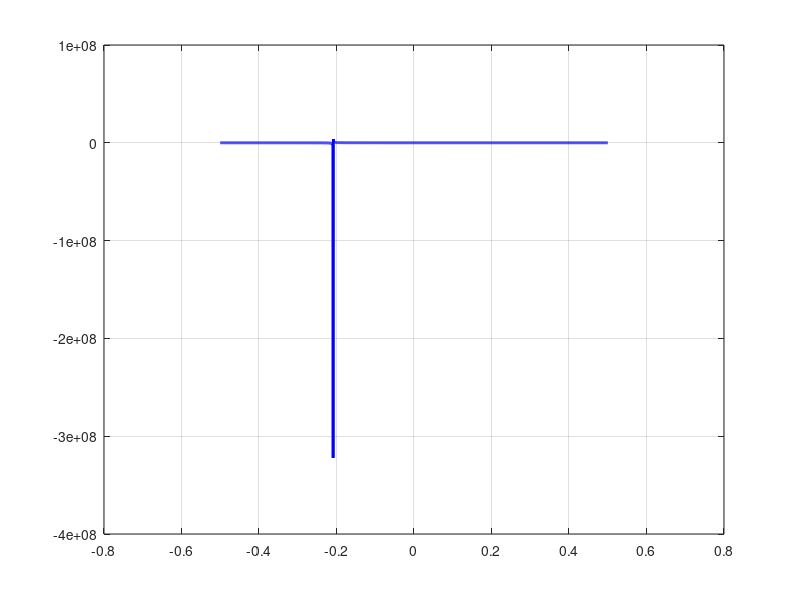

This chart was generated by the following MATLAB code: (Note: this script raises an error after producing the figure.)
%%%%%%%%%%%%%%%%%%%%%%%%%%%%%%%%%%%%%%%%%%%%%%%%%%%%%%%%%%%%%%%%%%%%%%%%%%%
%%%%%%%%%%%%%%%%%%%%%%%%%%%%%%%%%%%%%%%%%%%%%%%%%%%%%%%%%%%%%%%%%%%%%%%%%%%
%%%%%%%%%                                                         %%%%%%%%%
%%%%%%%%%            STRUCTURAL DYNAMICS AND AEROELASTICITY       %%%%%%%%%
%%%%%%%%%                       A.A. 2025-2026                    %%%%%%%%%
%%%%%%%%%                                                         %%%%%%%%%
%%%%%%%%%                                                         %%%%%%%%%
%%%%%%%%%                        ASSIGNMENT 1                     %%%%%%%%%
%%%%%%%%%                                                         %%%%%%%%%
%%%%%%%%%%%%%%%%%%%%%%%%%%%%%%%%%%%%%%%%%%%%%%%%%%%%%%%%%%%%%%%%%%%%%%%%%%%
%%%%%%%%%%%%%%%%%%%%%%%%%%%%%%%%%%%%%%%%%%%%%%%%%%%%%%%%%%%%%%%%%%%%%%%%%%%
                            
clear
clc
close all


% CODE
%% ============================================================
%                    PARAMETERS DEFINITION
%% ============================================================
% All physical and geometrical parameters are grouped here
% to keep the code clean and easily modifiable.

wing.EJ = 1e7;          % Bending stiffness of the wing [Nm^2]
wing.GJ = 1e6;          % Torsional stiffness of the wing [Nm^2]
strut.EA = 1e8;          % Axial stiffness of the strut [N]

wing.CL_a = 2*pi;       % Lift curve slope [1/rad]
wing.CL_beta = pi;      % Lift variation due to control deflection
wing.CM_beta = -0.1;    % Moment coefficient due to control deflection

wing.b = 14;            % Wing span [m]
wing.c = 1;             % Chord length [m]
wing.e = wing.c/4;     % Distance between Aerodynamic Center and Elastic Axis [m]

strut.gamma_deg = 15;      % Reference strut angle [deg]
strut.gamma = deg2rad(15); % Reference strut angle [rad]
wing.ba = 2.5;           % Aileron span [m]
wing.beta0= deg2rad(10);     % Input for Point c


%% ============================================================
%                      POINT 1.a
%             AEROELASTIC DIVERGENCE ANALYSIS
%% ============================================================
% Compute the divergence dynamic pressure q_D as a function
% of the chordwise position of the strut attachment (x_B).

% ------------------------------------------------------------
% Equivalent stiffness of the strut in vertical direction
% ------------------------------------------------------------
% The strut provides an additional elastic contribution.
% Only the vertical component contributes to bending-torsion coupling.

strut.k_eqz = (strut.EA * cos(strut.gamma) / (wing.b/2)) * (sin(strut.gamma)^2);

% ------------------------------------------------------------
% Sweep of strut position along the chord
% ------------------------------------------------------------
% xB = -0.5 → Leading Edge
% xB =  0   → Elastic Axis
% xB =  0.5 → Trailing Edge

A.xB = linspace(-wing.c/2, wing.c/2, 1800);

% ------------------------------------------------------------
% Structural stiffness terms (independent of q)
% ------------------------------------------------------------
A.K11 = 4*wing.EJ/wing.b^3 + strut.k_eqz/16;   % bending stiffness term
A.K22_base = wing.GJ/wing.b;             % torsional stiffness (base)
A.K12_coeff = -strut.k_eqz/8;                    % coupling coefficient

% ------------------------------------------------------------
% Aerodynamic influence coefficients
% ------------------------------------------------------------
% These terms come from the aerodynamic matrix
% and represent how lift and moment depend on deformation.

A.A22 = wing.e * wing.b * wing.c * wing.CL_a / 3;
A.A12 = wing.b * wing.c * wing.CL_a / 4;

% ------------------------------------------------------------
% Divergence condition
% ------------------------------------------------------------
% Divergence occurs when det(K - q*A) = 0
% Here we compute q explicitly as a ratio:
%   q_D = (structural terms) / (aerodynamic terms)

A.Num = A.K11*(A.K22_base + strut.k_eqz*A.xB.^2/4) - (A.K12_coeff*A.xB).^2;
A.D   = A.K11*(A.A22) - (A.K12_coeff*A.xB).*(A.A12);

A.q_div = A.Num ./ A.D;

% ------------------------------------------------------------
% Plot results
% ------------------------------------------------------------
figure('Color','w','Name','Divergence Pressure');
plot(A.xB, A.q_div, 'b','LineWidth',2);
grid on; hold on;

yline(0,'k','HandleVisibility','off');
xline(0,'--r','Elastic Axis');

xlabel('x_B [-]');
ylabel('q_D [Pa]');
title('Divergence Pressure vs Strut Position');

text(-0.48, 4e5, 'Leading Edge','FontWeight','bold');
text(0.3, 4e5, 'Trailing Edge','FontWeight','bold');

% ------------------------------------------------------------
% Critical position
% ------------------------------------------------------------
% This corresponds to a singularity (denominator = 0),
% i.e. where divergence pressure tends to infinity.

A.x_critic = (A.K11 * A.A22) / (A.K12_coeff * A.A12);
A.x_critic

%% ============================================================
%                      POINT 1.b
%        CONTROL EFFECTIVENESS (FIXED POINT A)
%% ============================================================
% Study how control effectiveness E_C varies with dynamic pressure
% and with the strut angle gamma.

% ------------------------------------------------------------
% Fixed point A condition
% ------------------------------------------------------------
% The geometry is constrained so that point A is fixed.
% This introduces a relation between zA and gamma.

B.gamma_ref = strut.gamma;
B.yB_ref = wing.b/2;
wing.zA = B.yB_ref * tan(B.gamma_ref);

% ------------------------------------------------------------
% Choose a specific chordwise position for the strut
% ------------------------------------------------------------
wing.xB = -0.1; 

% ------------------------------------------------------------
% Define parameter ranges
% ------------------------------------------------------------
B.gamma_deg = [10, 15, 20];       % different strut inclinations
B.gamma_deg = linspace(10,20,5); 
B.qd_vec = linspace(0, 3e5, 1000); % dynamic pressure range

figure('Color','w'); hold on; grid on;
colors = {'r','b','g', 'c', 'm'};
% ------------------------------------------------------------
% Print Header for Control Reversal Pressures
% ------------------------------------------------------------
fprintf('\n============================================================\n');
fprintf('   Dynamic Pressures for Control Reversal (E_C = 0)\n');
fprintf('============================================================\n');

for j = 1:length(B.gamma_deg)

    B.g = deg2rad(B.gamma_deg(j));

    % --------------------------------------------------------
    % Geometry update due to gamma variation
    % --------------------------------------------------------
    % Since A is fixed, changing gamma changes yB

    B.yB = wing.zA / tan(B.g);
    B.etaB = B.yB / wing.b;   % nondimensional position

    % --------------------------------------------------------
    % Equivalent stiffness (nonlinear with gamma)
    % --------------------------------------------------------
    B.keq_z = (strut.EA * sin(B.g)^3) / wing.zA;

    % --------------------------------------------------------
    % Structural stiffness matrix K
    % --------------------------------------------------------
    % Includes coupling between bending and torsion

    B.K11 = 4*wing.EJ/wing.b^3 + B.keq_z * B.etaB^4;
    B.K22 = wing.GJ/wing.b + B.keq_z * wing.xB^2 * B.etaB^2;
    B.K12 = -B.keq_z * wing.xB * B.etaB^3;

    B.K = [B.K11, B.K12;
         B.K12, B.K22];

    % --------------------------------------------------------
    % Aerodynamic matrix
    % --------------------------------------------------------
    B.A = [0, wing.b*wing.c*wing.CL_a/4;
         0, wing.e*wing.b*wing.c*wing.CL_a/3];

    % --------------------------------------------------------
    % Aileron forcing vector
    % --------------------------------------------------------
    % Represents aerodynamic loads due to control deflection

    B.F1b = (wing.c * wing.CL_beta / (3*wing.b^2)) * ...
          (wing.b^3 - (wing.b-wing.ba)^3);

    B.F2b = (wing.c^2 * wing.CM_beta / (2*wing.b) + ...
           wing.e*wing.c*wing.CL_beta / (2*wing.b)) * ...
          (wing.b^2 - (wing.b-wing.ba)^2);

    B.F_beta = [B.F1b; B.F2b];

    % --------------------------------------------------------
    % Solve system for each dynamic pressure
    % --------------------------------------------------------
    % Equation:
    %   (K - q*A) * q_vec = q * F_beta

    B.Ec = zeros(size(B.qd_vec));

    for i = 1:length(B.qd_vec)

        B.q = B.qd_vec(i);

        % Check stability using eigenvalues of the aeroelastic system
        B.eig_vals = eig(B.K - B.q*B.A);

        B.sol = (B.K - B.q*B.A) \ (B.q * B.F_beta);
            B.theta = B.sol(2); % torsional response

            
            % Control Effectiveness expression
            B.Ec(i) = 1 + (wing.b * wing.CL_a * B.theta) / ...
            (2 * wing.CL_beta * wing.ba);         
    end
    % --------------------------------------------------------
    % Find the control reversal point (E_C = 0)
    % --------------------------------------------------------
    % Find the index where E_C crosses from positive to negative
    B.idx_zero = find(B.Ec(1:end-1) > 0 & B.Ec(2:end) <= 0, 1);
    
    if ~isempty(B.idx_zero)
        % Linear interpolation to find the exact q value between the two points
        B.q1 = B.qd_vec(B.idx_zero);
        B.q2 = B.qd_vec(B.idx_zero + 1);
        B.Ec1 = B.Ec(B.idx_zero);
        B.Ec2 = B.Ec(B.idx_zero + 1);
        
        B.q_R_exact = B.q1 - B.Ec1 * (B.q2 - B.q1) / (B.Ec2 - B.Ec1);
        fprintf('Strut Angle \\gamma = %4.1f [deg]  -->  q_R = %8.2f [Pa]\n', B.gamma_deg(j), B.q_R_exact);
    else
        fprintf('Strut Angle \\gamma = %4.1f [deg]  -->  q_R = Out of bounds\n', B.gamma_deg(j));
    end
    % Plot curve
    plot(B.qd_vec, B.Ec, 'Color', colors{j}, 'LineWidth',2, ...
        'DisplayName',['\gamma = ', num2str(B.gamma_deg(j)), '°']);
end

% ------------------------------------------------------------
% Final plot formatting
% ------------------------------------------------------------
yline(0,'k','HandleVisibility','off');
yline(1,'k--','Rigid Wing','HandleVisibility','off');

xlabel('Dynamic Pressure q [Pa]');
ylabel('Control Effectiveness E_C');
title(['Control Effectiveness (x_B = ', num2str(wing.xB), ')']);

legend('Location','best');


%% ============================================================
%                      POINT 1.c
%             DEFORMED SHAPE COMPARISON
%% ============================================================
% 1. Reference: No Strut Divergence
wing.qD_no_strut = (3 * wing.GJ) / (wing.e * wing.b^2 * wing.c * wing.CL_a); %formula ricavata a mano 
C.q_test = 0.4 * wing.qD_no_strut; 

C.F_beta=B.F_beta;
C.A = B.A;

% 2. System WITHOUT Strut
C.K_noStrut = [4*wing.EJ/wing.b^3, 0; 0, wing.GJ/wing.b];
C.sol_noStrut = (C.K_noStrut - C.q_test*C.A) \ (C.q_test * C.F_beta); % A rimane invariata

% 3. System WITH Strut (using gamma = 15 deg)
C.g15 = deg2rad(15); % per cambiare gamma cambia qua! 
C.yB15 = wing.zA / tan(C.g15); 
C.etaB15 = C.yB15 / wing.b;
C.keq15 = (strut.EA * sin(C.g15)^3) / wing.zA;
C.K_strut = [4*wing.EJ/wing.b^3 + C.keq15*C.etaB15^4, -C.keq15*wing.xB*C.etaB15^3;
           -C.keq15*wing.xB*C.etaB15^3, wing.GJ/wing.b + C.keq15*wing.xB^2*C.etaB15^2];
C.sol_strut = (C.K_strut - C.q_test*C.A) \ (C.q_test * C.F_beta);

% 4. Plotting Deformed Shapes
C.y_span = linspace(0, wing.b, 100);
C.w_noStrut = (C.y_span/wing.b).^2 * C.sol_noStrut(1) * wing.beta0;
C.t_noStrut = (C.y_span/wing.b) * C.sol_noStrut(2) * wing.beta0;
C.w_strut = (C.y_span/wing.b).^2 * C.sol_strut(1) * wing.beta0;
C.t_strut = (C.y_span/wing.b) * C.sol_strut(2) * wing.beta0;

figure('Color','w','Name','Deformed Shape Comparison');
subplot(2,1,1);
plot(C.y_span, C.w_noStrut, 'r--', 'LineWidth', 2); hold on;
plot(C.y_span, C.w_strut, 'b', 'LineWidth', 2);
ylabel('Bending w(y) [m]'); grid on; legend('No Strut','With Strut');
title(['Wing Deformation at q = ', num2str(round(C.q_test)), ' Pa']);

subplot(2,1,2);
plot(C.y_span, rad2deg(C.t_noStrut), 'r--', 'LineWidth', 2); hold on;
plot(C.y_span, rad2deg(C.t_strut), 'b', 'LineWidth', 2);
ylabel('Twist \theta(y) [deg]'); xlabel('y [m]'); grid on;


%% ============================================================
%                      POINT 1.d
%       CONTROL REVERSAL vs STRUT POSITION
%% ============================================================ 
% Find the dynamic pressure q_R at which control effectiveness 
% becomes zero, as a function of the strut position xB.

% 1. Setup Base Matrices (N=1)
D.Kw_clean = [4*wing.EJ/wing.b^3, 0; 0, wing.GJ/wing.b];
D.Ka = [0, wing.b*wing.c*wing.CL_a/4; 
      0, wing.e*wing.b*wing.c*wing.CL_a/3];

% Aileron forcing vector (Normalized per unit beta)
D.F1b_unit = (wing.c * wing.CL_beta / (3*wing.b^2)) * ...
           (wing.b^3 - (wing.b-wing.ba)^3);
D.F2b_unit = (wing.c^2 * wing.CM_beta / (2*wing.b) + ...
           wing.e*wing.c*wing.CL_beta / (2*wing.b)) * ...
           (wing.b^2 - (wing.b-wing.ba)^2);
D.Fa_unit = [D.F1b_unit; D.F2b_unit];

% 2. Reversal Aerodynamic Matrix (Ka_rev)
D.v_Lalpha = [0; wing.c * wing.CL_a * wing.b / 2];
D.L_beta_unit = wing.c * wing.CL_beta * wing.ba;
D.Ka_rev = D.Ka - (D.Fa_unit * D.v_Lalpha') / D.L_beta_unit;

% 3. Geometry (Fixed Point A logic)
D.etaB = wing.b/2 / wing.b; % yB/total span
D.keq_z = (strut.EA * sin(strut.gamma)^3) / wing.zA;

% 4. Analytic Asymptote (N=1 logic)
D.Ks_11 = D.Kw_clean(1,1) + D.keq_z * D.etaB^4;
D.K_slope = -D.keq_z * D.etaB^3; 
D.xB_crit_R = (D.Ks_11 * D.Ka_rev(2,2)) / (D.K_slope * D.Ka_rev(1,2));

% 5. Baseline: Unbraced Wing Reversal
[~, D.D_unbraced] = eig(D.Kw_clean, D.Ka_rev);
D.q_eig_un = diag(D.D_unbraced);
D.valid_q_un = real(D.q_eig_un(abs(imag(D.q_eig_un)) < 1e-5));
D.qR_unbraced = min(D.valid_q_un);

% 6. Sweep over Strut Position xB
D.xB_vec_R = linspace(-wing.c/2, wing.c/2, 1000);
D.qR_vec = zeros(size(D.xB_vec_R));
for i = 1:length(D.xB_vec_R)
    D.xB_curr = D.xB_vec_R(i);
    D.K_strut = [D.keq_z * D.etaB^4,            -D.keq_z * D.xB_curr * D.etaB^3;
              -D.keq_z * D.xB_curr * D.etaB^3,   D.keq_z * D.xB_curr^2 * D.etaB^2];
    D.Ks = D.Kw_clean + D.K_strut; 
    [~, D.D_braced] = eig(D.Ks, D.Ka_rev);
    D.q_eig_br = diag(D.D_braced);
    D.valid_q_br = real(D.q_eig_br(abs(imag(D.q_eig_br)) < 1e-5));
    if isempty(D.valid_q_br)
        D.qR_vec(i) = NaN; 
    else
        [~, D.idx_br] = min(abs(D.valid_q_br));
        D.qR_vec(i) = D.valid_q_br(D.idx_br);
    end
end

figure('Name', 'Point 4 - Control Reversal (N=1)'); 
hold on; 
grid on;

% Baseline (Unbraced) - Red dashed line
plot([-0.5, 0.5], [D.qR_unbraced, D.qR_unbraced], 'r--', 'LineWidth', 1.5, 'DisplayName', 'q_R unbraced');

% Vertical asymptote
xline(D.xB_crit_R, '--', 'Color', [0.5 0.5 0.5], 'HandleVisibility', 'off');

% Jump handling for plot (prevents diagonal line crossing the graph)
[~, D.split_idx] = min(abs(D.xB_vec_R - D.xB_crit_R));
D.temp_qR_vec = D.qR_vec; % Using a temporary variable to not pollute the struct
D.temp_qR_vec(D.split_idx) = NaN; 

% Braced wing - Standard blue
plot(D.xB_vec_R, D.temp_qR_vec, 'b-', 'LineWidth', 2, 'DisplayName', 'q_R braced');

% Zero line
yline(0, 'k', 'HandleVisibility', 'off'); 

% Titles and labels (Standard text)
xlabel('Strut chordwise position x_B [m]');
ylabel('q_R [Pa]');
title('1.d: Control Reversal vs Strut Position');

% Axis limits
xlim([-0.5, 0.5]); 

% If needed, uncomment the line below:
ylim([-5e5, 5e5]); 
legend('Location', 'best');
D.xB_target = -0.1;
D.K_strut_target = [D.keq_z * D.etaB^4,              -D.keq_z * D.xB_target * D.etaB^3;
                   -D.keq_z * D.xB_target * D.etaB^3, D.keq_z * D.xB_target^2 * D.etaB^2];
D.Ks_target = D.Kw_clean + D.K_strut_target; 

[~, D.D_braced_target] = eig(D.Ks_target, D.Ka_rev);
D.q_eig_br_target = diag(D.D_braced_target);
D.valid_q_br_target = real(D.q_eig_br_target(abs(imag(D.q_eig_br_target)) < 1e-5));

if isempty(D.valid_q_br_target)
    D.qR_target = NaN; 
else
    [~, D.idx_target] = min(abs(D.valid_q_br_target));
    D.qR_target = D.valid_q_br_target(D.idx_target);
end

% Print to Command Window
fprintf('\n============================================================\n');
fprintf('   Point 1.d: Control Reversal Pressure Evaluation\n');
fprintf('============================================================\n');
fprintf('  - Target Strut Position x_B : %6.2f [m]\n', D.xB_target);
fprintf('  - Reversal Pressure q_R     : %10.2f [Pa]\n', D.qR_target);
fprintf('  - Unbraced Baseline q_R     : %10.2f [Pa]\n', D.qR_unbraced);
fprintf('============================================================\n');

% Add Evaluated Target Point Marker to the current plot
plot(D.xB_target, D.qR_target, 'p', 'MarkerSize', 12, 'MarkerEdgeColor', 'k', 'MarkerFaceColor', 'y', 'DisplayName', sprintf('Target (x_B = %.1f)', D.xB_target));

% Refresh legend to include the new marker
legend('Location', 'best');
%% ============================================================
%                      POINT 1.e
%           RITZ-GALERKIN CONVERGENCE STUDY
%% ============================================================ 
% Convergence study settings
E.N_max = 10; % Maximum number of shape functions to test (for w and theta)
E.qD_history = zeros(1, E.N_max); % Vector to store divergence pressures
E.N_values = 1:E.N_max;

% Iterative loop over shape functions
for N = E.N_values
    
    % Initialization of submatrices (N x N)
    E.K_ww = zeros(N, N); % Bending stiffness
    E.K_tt = zeros(N, N); % Torsional stiffness
    E.K_wt = zeros(N, N); % Strut coupling
    
    E.A_wt = zeros(N, N); % Lift work on bending
    E.A_tt = zeros(N, N); % Moment work on torsion
    
    % Fill submatrices
    for i = 1:N
        for j = 1:N
            % Note on integrals: we use non-dimensional coordinate eta = y/b
            % Integral from 0 to b of (y/b)^A dy equals b / (A + 1)
            
            % -- STRUCTURAL MATRICES (Clean Wing) --
            % K_ww: Integral( EJ * phi_wi'' * phi_wj'' dy )
            % phi_wi'' = (i+1)*i/b^2 * eta^(i-1)
            E.pot_ww = (i-1) + (j-1); 
            E.K_ww(i,j) = wing.EJ * ((i+1)*i/wing.b^2) * ((j+1)*j/wing.b^2) * (wing.b / (E.pot_ww + 1));
            
            % K_tt: Integral( GJ * phi_ti' * phi_tj' dy )
            % phi_ti' = i/b * eta^(i-1)
            E.pot_tt_strut = (i-1) + (j-1);
            E.K_tt(i,j) = wing.GJ * (i/wing.b) * (j/wing.b) * (wing.b / (E.pot_tt_strut + 1));
            
            % -- AERODYNAMIC MATRICES --
            % A_wt: Lift work on w -> Integral( c * CLalpha * phi_wj * phi_ti dy )
            E.pot_wt = (i+1) + j; 
            E.A_wt(i,j) = wing.c * wing.CL_a * (wing.b / (E.pot_wt + 1));
            
            % A_tt: Moment work on theta -> Integral( c * e * CLalpha * phi_ti * phi_tj dy )
            E.pot_tt_aero = i + j;
            E.A_tt(i,j) = wing.c * wing.e * wing.CL_a * (wing.b / (E.pot_tt_aero + 1));
            
            % -- STRUT CONTRIBUTION (Evaluated at y = b/2 -> eta = 0.5) --
            E.phi_wi_b2 = (0.5)^(i+1);
            E.phi_wj_b2 = (0.5)^(j+1);
            E.phi_ti_b2 = (0.5)^i;
            E.phi_tj_b2 = (0.5)^j;
            
            % Addition of discrete strut terms to matrices
            E.K_ww(i,j) = E.K_ww(i,j) + B.keq_z * E.phi_wi_b2 * E.phi_wj_b2;
            E.K_tt(i,j) = E.K_tt(i,j) + B.keq_z * (wing.xB^2) * E.phi_ti_b2 * E.phi_tj_b2;
      
            % Flexural-torsional coupling term (K_wt and K_tw)
            E.K_wt(i,j) = -B.keq_z * wing.xB * E.phi_wi_b2 * E.phi_tj_b2;
        end
    end
    
    % 4. Global System Assembly (2N x 2N Matrices)
    % Order of degrees of freedom: [qw1..qwN, qtheta1..qthetaN]'
    E.K_global = [E.K_ww,       E.K_wt; 
                E.K_wt',      E.K_tt];  % Transpose ensures symmetry
            
    E.A_global = [zeros(N,N), E.A_wt; 
                zeros(N,N), E.A_tt];
            
    % 5. Resolution of Eigenvalue Problem (Divergence)
    % (K_global - qD * A_global) * {q} = 0
    [E.V, E.D] = eig(E.K_global, E.A_global);
    E.eig = diag(E.D);
    
    % Filter only physical eigenvalues (real and strictly positive)
    E.qd = E.eig(imag(E.eig) == 0 & real(E.eig) > 0);
    
    if isempty(E.eig)
        E.qD_history(N) = NaN; % No instability found
    else
        E.qD_history(N) = min(E.qd); % q_D is the lowest critical value
    end
end

% 6. Plot Results
figure('Color', 'w');
plot(E.N_values, E.qD_history, '-o', 'LineWidth', 2.5, 'MarkerSize', 8, 'MarkerFaceColor', 'b');
grid on;
set(gca, 'FontSize', 12);
xlabel('Number of shape functions (N) per DoF', 'FontSize', 14, 'FontWeight', 'bold');
ylabel('Divergence Pressure q_D [Pa]', 'FontSize', 14, 'FontWeight', 'bold');
title('Convergence Study (Ritz-Galerkin Method)', 'FontSize', 16);

% Print values to console
disp('--- Convergence Study Results ---');
for i = 1:E.N_max
    fprintf('N = %d -> q_D = %.2f Pa\n', i, E.qD_history(i));
end


%% ============================================================
%                      POINT 1.f
%    MULTIDISCIPLINARY ANALYSIS: DIVERGENCE vs GEOMETRY
%% ============================================================
% Analyze the trade-off between q_D and strut length L_s.

% --- Parameters for this Study ---
F.N = 5;                  % Ritz-Galerkin order
F.toll = 1e-6;
% --- Iteration Vectors ---
F.gamma_vec_deg = strut.gamma_deg:1:40;         
F.q_div_history = zeros(size(F.gamma_vec_deg));
F.strut_length = zeros(size(F.gamma_vec_deg));

% --- Main Loop over Gamma ---
for step = 1:length(F.gamma_vec_deg)
    F.g_rad = deg2rad(F.gamma_vec_deg(step));
    
    % Geometry
    F.yB_curr = wing.zA / tan(F.g_rad);
    F.strut_length(step) = wing.zA / sin(F.g_rad);
    
    if F.yB_curr > (wing.b/2 + F.toll) || F.yB_curr <= 0
        F.q_div_history(step) = NaN;
        F.strut_length(step) = NaN;
        continue;
    end
    
    F.etaB_curr = F.yB_curr / wing.b;
    F.keq_z_curr = (strut.EA * sin(F.g_rad)^3) / wing.zA;
    
    % Galerkin matrices
    F.K_ww = zeros(F.N, F.N); 
    F.K_tt = zeros(F.N, F.N); 
    F.K_wt = zeros(F.N, F.N);
    F.A_wt = zeros(F.N, F.N); 
    F.A_tt = zeros(F.N, F.N);
    
    for i = 1:F.N
        for j = 1:F.N
            F.pow_ww = (i-1) + (j-1);
            F.K_ww(i,j) = wing.EJ * ((i+1)*i/wing.b^2) * ((j+1)*j/wing.b^2) * (wing.b / (F.pow_ww + 1));
            F.pow_tt = (i-1) + (j-1);
            F.K_tt(i,j) = wing.GJ * (i/wing.b) * (j/wing.b) * (wing.b / (F.pow_tt + 1));
            F.pow_awt = (i+1) + j;
            F.A_wt(i,j) = wing.c * wing.CL_a * (wing.b / (F.pow_awt + 1));
            F.pow_att = i + j;
            F.A_tt(i,j) = wing.c * wing.e * wing.CL_a * (wing.b / (F.pow_att + 1));
            
            F.phi_wi = F.etaB_curr^(i+1); 
            F.phi_wj = F.etaB_curr^(j+1);
            F.phi_ti = F.etaB_curr^i;     
            F.phi_tj = F.etaB_curr^j;
            
            F.K_ww(i,j) = F.K_ww(i,j) + F.keq_z_curr * F.phi_wi * F.phi_wj;
            F.K_tt(i,j) = F.K_tt(i,j) + F.keq_z_curr * (wing.xB^2) * F.phi_ti * F.phi_tj;
            F.K_wt(i,j) = -F.keq_z_curr * wing.xB * F.phi_wi * F.phi_tj;
        end
    end
    
    F.K_global = [F.K_ww, F.K_wt; F.K_wt', F.K_tt];
    F.A_global = [zeros(F.N, F.N), F.A_wt; zeros(F.N, F.N), F.A_tt];
    
    [~, F.D_eig] = eig(F.K_global, F.A_global);
    F.eigs_val = diag(F.D_eig);
    %F.physical_roots = F.eigs_val(imag(F.eigs_val) == 0 & real(F.eigs_val) > 0 & ~isinf(F.eigs_val));
    F.physical_roots = F.eigs_val(abs(imag(F.eigs_val)) < F.toll & real(F.eigs_val) > 0 & ~isinf(F.eigs_val));
    if isempty(F.physical_roots)
        F.q_div_history(step) = NaN;
    else
        F.q_div_history(step) = min(F.physical_roots);
    end
end

% --- Plotting (Light Mode) ---
figure('Color','w','Name','Point 5: Multidisciplinary Analysis');
grid on; hold on;

yyaxis left
plot(F.gamma_vec_deg, F.q_div_history, '-ob', 'LineWidth', 2, 'MarkerFaceColor', 'b');
ylabel('Divergence Pressure q_D [Pa]', 'FontWeight', 'bold');
set(gca, 'YColor', 'b');

yyaxis right
plot(F.gamma_vec_deg, F.strut_length, '--or', 'LineWidth', 2, 'MarkerFaceColor', 'r');
ylabel('Strut Length L_s [m]', 'FontWeight', 'bold');
set(gca, 'YColor', 'r');

xlabel('Strut Angle \gamma [deg]', 'FontWeight', 'bold');

F.title_str = sprintf('5: Divergence and Geometry vs \\gamma (x_B = %.1f, N = %d)', wing.xB, F.N);
title(F.title_str, 'FontSize', 12);

F.limit_angle = rad2deg(atan(wing.zA / (wing.b/2)));
xline(F.limit_angle, ':k', 'Span Limit', 'LineWidth', 1.5);
legend({'q_D', 'L_s'}, 'Location', 'north');

% ============================================================
% --- Point 1.f: Design Optimization Assessment (+40% q_D) ---
% ============================================================

% Material Properties Assumption (Aerospace Aluminum 2024 or 7075)
F.E_alu = 70e9;      % Young's Modulus [Pa]
F.rho_alu = 2780;    % Density [kg/m^3]

% Extract Baseline conditions robustly (Find the first non-NaN value)
F.valid_indices = find(~isnan(F.q_div_history));
F.idx_base = F.valid_indices(1); % Prende il primo indice valido (es. 15° o 16°)

F.qD_baseline = real(F.q_div_history(F.idx_base));
F.Ls_baseline = F.strut_length(F.idx_base);
F.gamma_baseline = F.gamma_vec_deg(F.idx_base);

% Define target performance
F.target_multiplier = 1.40; 
F.qD_target = F.qD_baseline * F.target_multiplier;

% Find the first integer angle that satisfies the condition
F.idx_optimal = find(real(F.q_div_history) >= F.qD_target, 1);

%  --- DEBUG ---
% fprintf('--- DEBUG INFO ---\n');
% fprintf('qD Baseline (15 gradi): %.2f Pa\n', F.qD_baseline);
% fprintf('Target da raggiungere (+40%%): %.2f Pa\n', F.qD_target);
% fprintf('Massimo qD raggiunto nel vettore: %.2f Pa\n', max(real(F.q_div_history)));
% fprintf('------------------\n');

if ~isempty(F.idx_optimal)
    
    % Retrieve optimal geometry
    F.gamma_new = F.gamma_vec_deg(F.idx_optimal);
    F.qD_new = real(F.q_div_history(F.idx_optimal));
    F.Ls_new = F.strut_length(F.idx_optimal);
    
    % Structural sizing (Cross-sectional Area A = EA / E)
    F.A_strut = strut.EA / F.E_alu;
    
    % Mass calculations (m = rho * A * L)
    F.mass_baseline = F.rho_alu * F.A_strut * F.Ls_baseline;
    F.mass_new      = F.rho_alu * F.A_strut * F.Ls_new;
    
    % Variations
    F.delta_mass_kg = F.mass_new - F.mass_baseline;
    F.delta_mass_perc = (F.delta_mass_kg / F.mass_baseline) * 100;
    F.delta_Ls = F.Ls_new - F.Ls_baseline;
    
    % Print comprehensive results to Command Window
    fprintf('\n============================================================\n');
    fprintf('   Point 1.f: Structural Redesign for Minimum 40%% q_D Increase\n');
    fprintf('============================================================\n');
    fprintf('Baseline Configuration (\\gamma = %d [deg]):\n', F.gamma_baseline);
    fprintf('  - Divergence q_D : %10.2f [Pa]\n', F.qD_baseline);
    fprintf('  - Strut Length   : %10.3f [m]\n', F.Ls_baseline);
    fprintf('  - Strut Mass     : %10.2f [kg]\n\n', F.mass_baseline);
    
    fprintf('Optimal Target Configuration (Target q_D >= %.2f [Pa]):\n', F.qD_target);
    fprintf('  - Optimal Angle  : %d [deg]\n', F.gamma_new);
    fprintf('  - Achieved q_D   : %10.2f [Pa]\n', F.qD_new);
    fprintf('  - New Length     : %10.3f [m] (Variation: %+.3f [m])\n', F.Ls_new, F.delta_Ls);
    fprintf('  - New Mass       : %10.2f [kg]\n', F.mass_new);
    fprintf('  - Mass Variation : %+10.2f [kg] (%+.2f %%)\n', F.delta_mass_kg, F.delta_mass_perc);
    fprintf('============================================================\n');
    
    % Add visual marker to the existing plot
    yyaxis left;
    plot(F.gamma_new, F.qD_new, 'p', 'MarkerSize', 14, 'MarkerEdgeColor', 'k', 'MarkerFaceColor', 'y', 'HandleVisibility', 'off');
    text(F.gamma_new + 0.5, F.qD_new, ' Optimal Design', 'FontSize', 10, 'FontWeight', 'bold');
    
else
    fprintf('\n[!] No integer angle found that satisfies the +40%% requirement within the checked range.\n');
end
